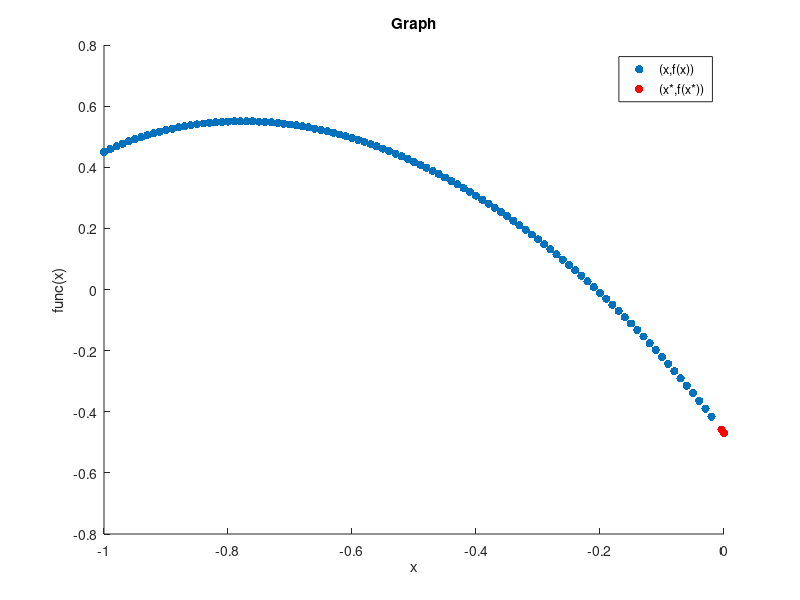

Source code (MATLAB):
function golden_section_search()
  clc();
  
  a = -1;
  b = 0;
  list_x_star = [];
  list_f_star = [];
  % Output x_star, f_star
  for epsilon = [10.^-2, 10.^-4, 10.^-6]
    [x_star, f_star, countIter] = golden(a, b, epsilon);
    list_x_star = [list_x_star, x_star];
    list_f_star = [list_f_star, f_star];
    fprintf('epsilon: %f\n', epsilon);
    fprintf('x_star: %f\n', x_star);
    fprintf('f_star: %f\n', f_star);
    fprintf('Number of iteration: %d\n', countIter);
    fprintf('-------------------------------------\n');
  end
  
  % Draw graph function
  x = [-1 : 0.01 : -0.02];
  y = [];
  for i = x
    y = [y, func(i)];
  end
  scatter(x, y, 'filled'), xlabel('x'), ylabel('func(x)'), title('Graph')
  
  hold on

  scatter(list_x_star, list_f_star, 'r', 'filled'), legend('(x,f(x))', '(x*,f(x*))')

  hold off
end

% Input function
function value = func(x)
  value = log(2*(x.^5) - 7*x + sqrt(11)) + ...
  sinh((-4*(x.^2) - 4*x + 3 - 4*sqrt(2)) / (3*(x.^2) + 3*x + 3*sqrt(2))) - 1.0;
end

% Binary search function
function [x_star, f_star, countIter] = golden(a, b, epsilon)
  countIter = 0;
  gr = (sqrt(5) - 1) / 2;
  x1 = b - gr*(b-a);
  x2 = a + gr*(b-a);
  
  while abs(b - a) >= epsilon
    countIter = countIter + 1;
    if func(x2) > func(x1)
      a = a;
      b = x2;
      x2 = x1;
      x1 = b - gr*(b-a);
    else
      a = x1;
      b = b;
      x1 = x2;
      x2 = a + gr*(b-a);
    end
  end
  
  x_star = (a + b) / 2;
  f_star = func(x_star);
end
